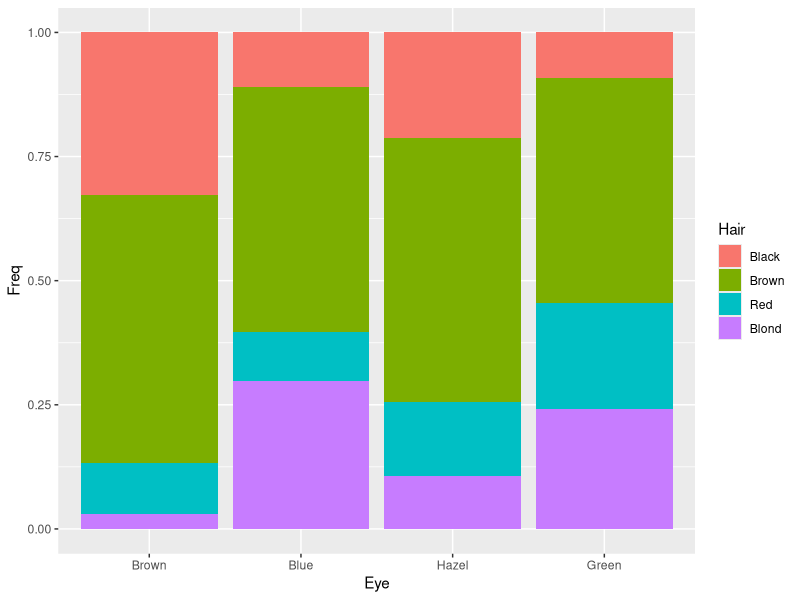
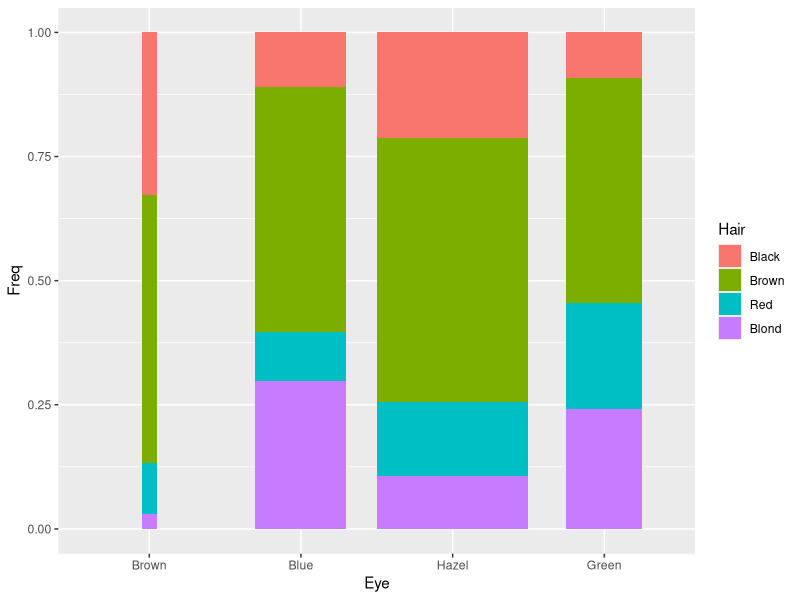
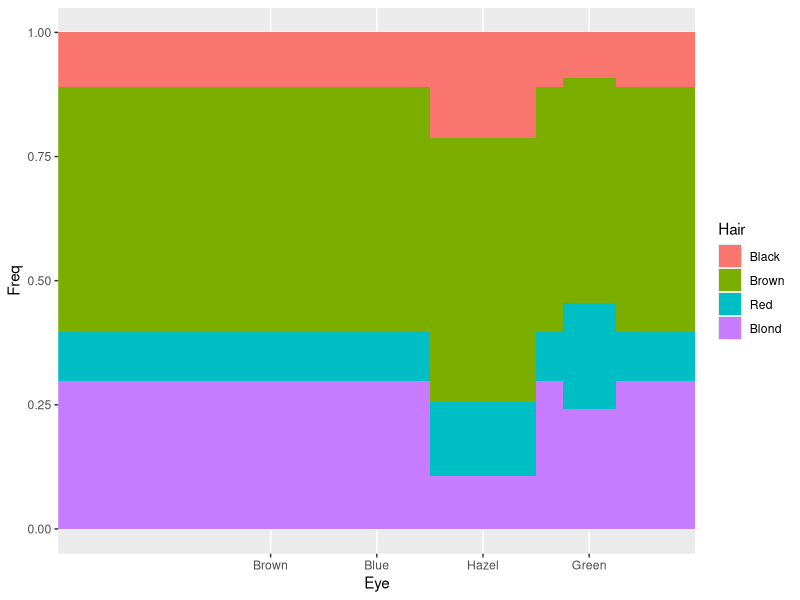

These charts were generated, in order, by the following R code: (Note: this script raises an error after producing the figures.)
library(ggplot2) # TODO: is this the right place for this?
library(dplyr)

hec <- HairEyeColor %>% data.frame %>% filter(Sex == "Male") %>% select(-Sex)

# standard example
ggplot(hec, aes(x = Eye, y = Freq, fill = Hair)) + 
  geom_bar(stat = "identity", position = "fill")

# ... can use width, but...
ggplot(hec, aes(x = Eye, y = Freq, fill = Hair, width = c(.1, .1, .1, .1, .6, .6, .6, .6, 1, 1, 1, 1, .5, .5, .5, .5))) + 
  geom_bar(stat = "identity", position = "fill")

# ... only with a few categories and nothing too large!
ggplot(hec, aes(x = Eye, y = Freq, fill = Hair, width = c(.1, .1, .1, .1, 6, 6, 6, 6, 1, 1, 1, 1, .5, .5, .5, .5))) + 
  geom_bar(stat = "identity", position = "fill")

# ... and fails if trying to place the labels since axis is discrete
ggplot(hec, aes(x = Eye, y = Freq, fill = Hair, width = c(.1, .1, .1, .1, 6, 6, 6, 6, 1, 1, 1, 1, .5, .5, .5, .5))) + 
  geom_bar(stat = "identity", position = "fill") + scale_x_continuous(breaks = c(.1, 6.1, 7.1, 7.6), labels = c("Brown", "Blue", "Hazel", "Green"))



# example -----------------------------------------------------------------


df <- hec %>% rename(x = Eye, y = Hair, width = Freq)

x_widths <- df %>% group_by(x) %>% 
  summarize(x_width = sum(width)) %>% 
  mutate(
    wmin = c(0, head(cumsum(x_width), length(x_width) - 1)),
    wmax = cumsum(x_width),
    wcenter = (wmin + wmax) / 2
  )

df <- df %>% inner_join(x_widths, by = "x")

df1 <- df %>% group_by(x) %>% 
  do(mutate(., 
    ymin = c(0, head(cumsum(width), length(width) - 1)),
    ymax = cumsum(width))) %>%
  ungroup
arrange(df1, x, y)

p = ggplot(df1, aes(xmin=wmin, xmax=wmax, ymin=ymin, ymax=ymax, fill = y))

p = p + geom_rect()
p
# replacing x axis numbers with words
breaks = unique(df1$wcenter)
labels = unique(df1$y)
p = p + scale_x_continuous(breaks = breaks, labels = labels)

p


# function definition -----------------------------------------------------




# actual function call ----------------------------------------------------

# marimekko(hec, Hair, Eye, Freq)
marimekko(hec, Eye, Hair, Freq)
